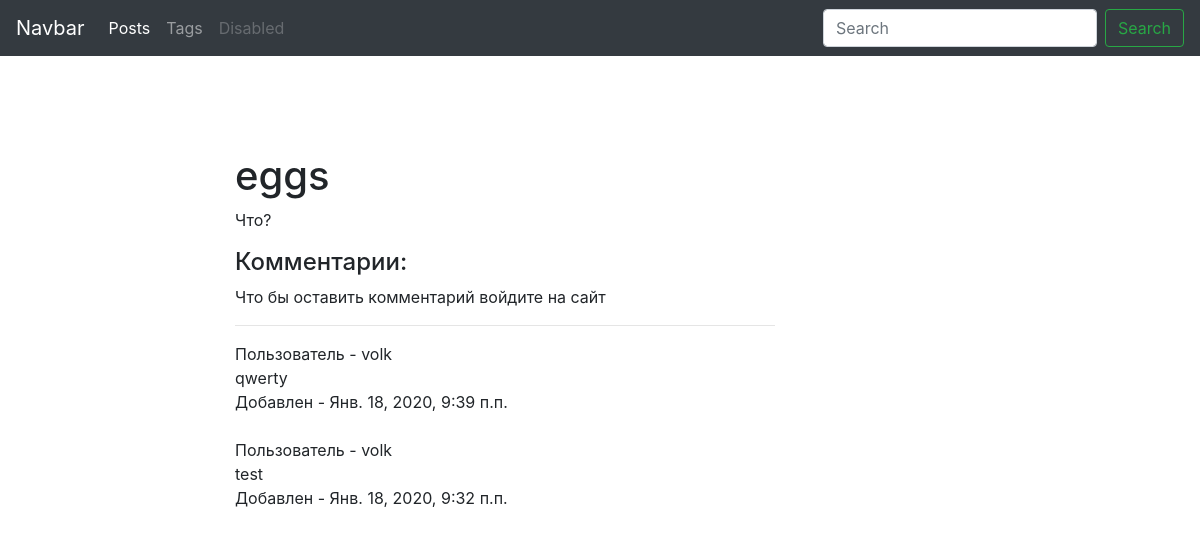
/blog/post/eggs-1579206151/, run on an earlier commit of the app's database.
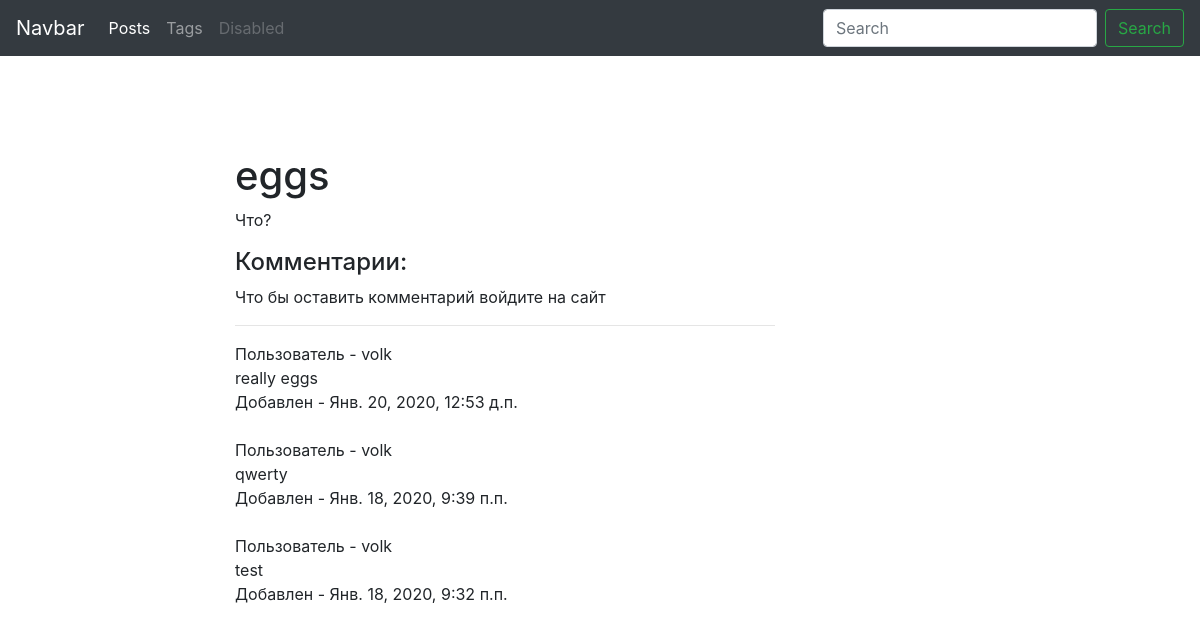
And on a later commit of the database.
### blog/models.py (models this page shows, shortened)
class Post(models.Model):
    author = models.ForeignKey(
        User,
        verbose_name='Автор',
        on_delete=models.SET_NULL,
        null=True,
        blank=True
    )
    title = models.CharField('Заголовок', max_length=50, db_index=True)
    slug = models.SlugField('url', max_length=50, unique=True, blank=True)
    body = models.TextField('Тело', blank=True, db_index=True)
    pub_date = models.DateTimeField('Дата публикации', auto_now_add=True)
    tags = models.ManyToManyField('Tag', blank=True, related_name='posts', verbose_name='Тег')
    image = models.ImageField('Изображение', upload_to='post/', null=True, blank=True)
    published = models.BooleanField('Опубликовать?', default=True)
    viewed = models.PositiveIntegerField('Просмотернно', default=0)
    class Meta:
        ordering = ['-pub_date']
        verbose_name = 'Пост'
        verbose_name_plural = 'Посты'

class Comment(models.Model):
    body = models.TextField('Комментарий')
    create_date = models.DateTimeField('Дата создания', auto_now=True)
    moderation = models.BooleanField(default=True)
    post = models.ForeignKey(
        Post,
        verbose_name='Пост',
        on_delete=models.CASCADE,
        related_name='comments'
    )
    author = models.ForeignKey(
        User,
        verbose_name='Автор',
        on_delete=models.CASCADE
    )
    class Meta:
        ordering = ['-create_date']
        verbose_name = 'Комментарий'
        verbose_name_plural = 'Комментарии'

### blog/views.py (the view, shortened to what this page needs)
# urls.py: path('post/<str:slug>/', PostDetail.as_view(), name='post_detail_url'),
class PostDetail(ObjectDetailMixin, View):
    model = Post
    template = 'blog/post_detail.html'
    model_form = CommentForm
    raise_exception = True

### blog/forms.py
class CommentForm(forms.ModelForm):
    class Meta:
        model = Comment
        fields = ['body']
        widgets = {
            'body': forms.Textarea(attrs={'class': 'form-control'})
        }

### blog/utils.py (called while the page is built)
    def get(self, request, slug):
        obj = get_object_or_404(self.model, slug__iexact=slug, published=True)
        context = {
            self.model.__name__.lower(): obj,
            'admin_object': obj,
            'detail': True,
        }
        if self.model_form:
            form = self.model_form()
            context['form'] = form
        return render(request, self.template, context)

### blog/templates/blog/post_detail.html (shortened to what this page needs)
{% extends 'blog/base_blog.html' %}
{% block content %}
    <h1 class="mt-5">
        {{ post.title }}
    </h1>
    <div class="box">
        <p>
            {{ post.body }}
        </p>
    </div>
    <h4>Комментарии:</h4>
    {% if user.is_authenticated %}
        <form action="" method="post">
            {% csrf_token %}
            {% for field in form %}
                <div class="form-group">
                    {{ field }}
                </div>
            {% endfor %}
            <button class="btn btn-dark" type="submit" name="button">Отправить</button>
        </form>
    {% else %}
        <p>Что бы оставить комментарий войдите на сайт</p>
    {% endif %}
    <hr>
    {% for comment in post.comments.all %}
        Пользователь - {{ comment.author }}<br>
        {{ comment.body }} <br>
        Добавлен - {{ comment.create_date }}<br><br>
    {% endfor %}
{% endblock %}

### blog/templates/blog/base_blog.html (shortened to what this page needs)
{% extends 'base.html' %}

### templates/base.html (shortened to what this page needs)
{% load static %}
<!doctype html>
<html lang="en">
<head>
    <link rel="stylesheet" href="https://stackpath.bootstrapcdn.com/bootstrap/4.4.1/css/bootstrap.min.css"
>
    <link rel="stylesheet" href="{% static 'css/style.css' %}">
</head>
<body>
<nav class="navbar navbar-dark bg-dark avbar navbar-expand-lg navbar-light bg-light">
    <a class="navbar-brand" href="#">Navbar</a>
    <div class="collapse navbar-collapse" id="navbarSupportedContent">
        <ul class="navbar-nav mr-auto">
            <li class="nav-item active">
                <a class="nav-link" href="{% url 'blog:post_list_url' %}">Posts</a>
            </li>
            <li class="nav-item">
                <a class="nav-link" href="{% url 'blog:tag_list_url' %}">Tags</a>
            </li>
            <li class="nav-item">
                <a class="nav-link disabled" href="#" tabindex="-1" aria-disabled="true">Disabled</a>
            </li>
        </ul>
        <form class="form-inline my-2 my-lg-0" action="{% url 'blog:post_list_url' %}">
            <input class="form-control mr-sm-2" type="search" placeholder="Search" aria-label="Search" name="search">
            <button class="btn btn-outline-success my-2 my-sm-0" type="submit">Search</button>
        </form>
    </div>
</nav>
<div class="container mt-5">
    <div class="row">
        <div class="col-6 offset-md-2">
            {% block content %}{% endblock %}
        </div>
    </div>
</div>
</body>
</html>

What changed in the data, as far as the page shows it:
added Comment: author "volk", body "really eggs", create_date "Янв. 20, 2020, 12:53 д.п."
